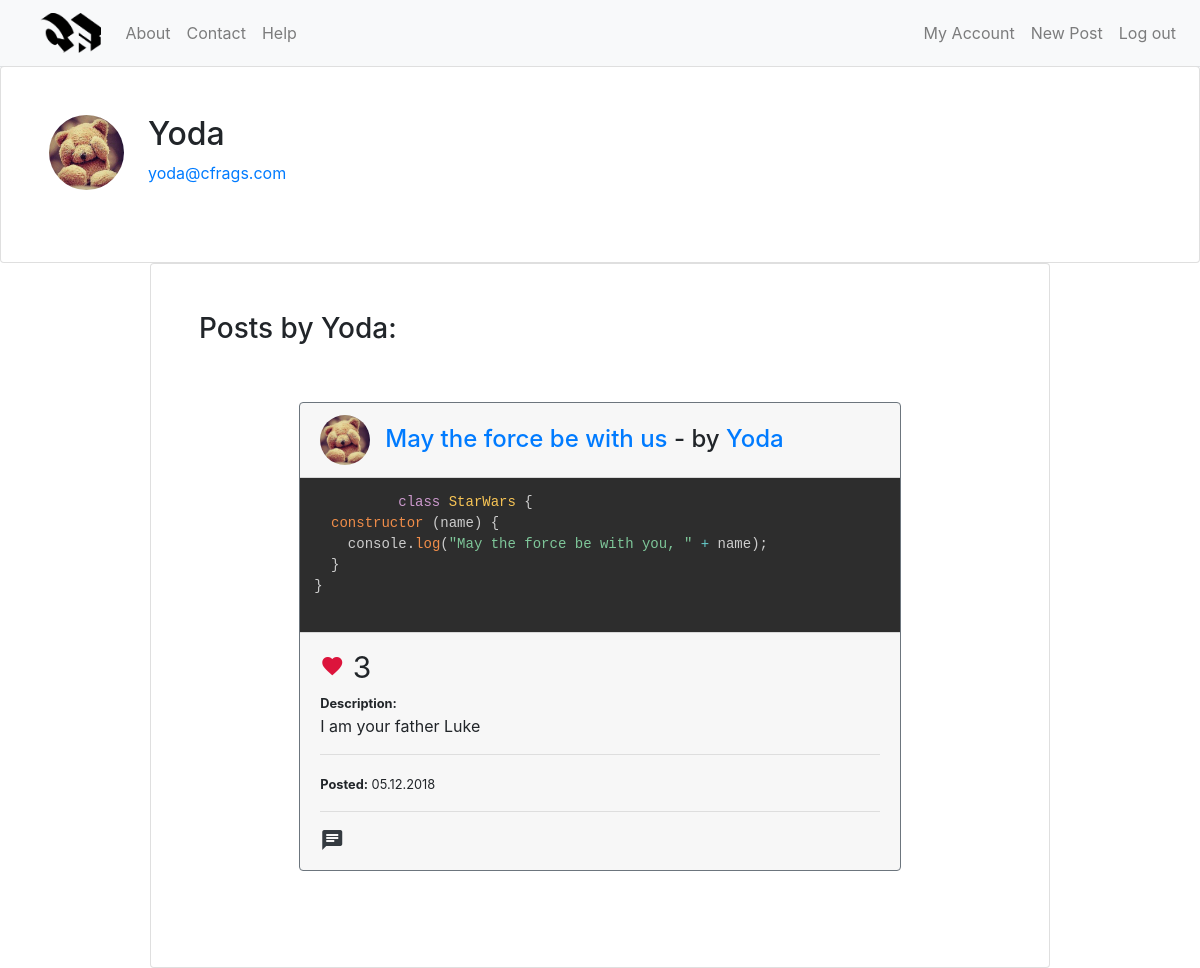
The page /user/Yoda (signed in) on the database its author committed.
### website/models.py (models this page shows, shortened)
class User(db.Model, UserMixin):
    id = db.Column(db.Integer, primary_key=True)
    username = db.Column(db.String(20), unique=True, nullable=False)
    email = db.Column(db.String(120), unique=True, nullable=False)
    image_file = db.Column(db.String(20), nullable=False, default='default.jpg')
    password = db.Column(db.String(60), nullable=False)
    posts = db.relationship('Post', backref='author', lazy=True)
    liked_comments = db.relationship('CommentLike', backref='user', lazy=True)
    liked_posts = db.relationship('PostLike', backref='user', lazy=True)

class Post(db.Model):
    id = db.Column(db.Integer, primary_key=True)
    title = db.Column(db.String(50), nullable=False)
    datetime = db.Column(db.DateTime, nullable=False, default=datetime.utcnow)
    code = db.Column(db.Text, nullable=False)
    description = db.Column(db.Text, nullable=False)
    user_id = db.Column(db.Integer, db.ForeignKey('user.id'))
    language_id = db.Column(db.Integer, db.ForeignKey('language.id'))
    user_likes = db.relationship('PostLike', backref='likes', lazy=True)
    comments = db.relationship('Comment', backref='comments')
    language = db.relationship('Language', backref='language')

### website/users/routes.py (the view)
@users.route("/user/<string:username>")
def user(username):
    user = User.query.filter_by(username=username).first_or_404()
    posts = Post.query.filter_by(author=user)\
        .order_by(Post.datetime.desc())
    return render_template('user_posts.html', posts=posts, user=user, getLikeIcon=getLikeIcon, getLikeUrl=getLikeUrl)

### website/main/routes.py (called while the page is built)
def getLikeIcon(post):
        liked = PostLike.query.filter_by(user_id=current_user.id, post_id=post.id).first()
        if liked:
            return 'favorite'
        return 'favorite_border'

def getLikeUrl(post):
    liked = PostLike.query.filter_by(user_id=current_user.id, post_id=post.id).first()
    if liked:
        return 'posts.unlike'
    return 'posts.like'

### website/models.py (called while the page is built)
@login_manager.user_loader
def load_user(user_id):
    return User.query.get(int(user_id))

### website/templates/user_posts.html
{% extends "layout.html" %}
{% block content %}
  <div class="card w-100 p-5 ml-auto mr-auto" style="margin-top: -18px;">
    <div class="media">
      <img style="height: 75px" class="rounded-circle account-img mb-4 mr-4" src="{{ url_for('static', filename='profile_pics/' + user.image_file) }}">
      <div class="media-body h-100">
        <h2 class="account-heading">{{ user.username }}</h2>
        <p class="text-secondary"><a href="mailto:user.email">{{ user.email }}</a></p>
      </div>
    </div>
  </div>
  <div class="card w-75 p-5 ml-auto mr-auto">
    <h3>Posts by {{ user.username }}:</h3>
    {% include "posts.html" %}
  </div>
{% endblock content %}

### website/templates/posts.html (shortened to what this page needs)
{% if posts %}
  {% for post in posts %}
  <div class="card w-75 ml-auto mr-auto m-5 border-secondary">
    <div class="card-header">
      <div class="w-25">
        <img style="width:50px;float:left;" class="rounded-circle account-img" src="{{ url_for('static', filename='profile_pics/' + post.author.image_file) }}" alt="">
      </div>
      <div class="felx-column">
        <h4 style="position:relative;left:15px;top:10px;"><a href="{{ url_for('posts.post', id=post.id) }}" style="text-decoration:none;">{{ post.title }}</a> - by <a alt="{{ post.author.username }}" title="{{ post.author.username }}" href="{{ url_for('users.user', username=post.author.username) }}" style="width:50px;height:50px;text-decoration:none;">{{ post.author.username }}</a></h4>
      </div>
    </div>
    <div class="card-body p-0">
        <pre class="language-{{ post.language.name }} m-0">
          <code>{{ post.code }}</code>
        </pre>
    </div>
    <div class="card-footer">
      {% if current_user.is_authenticated %}
      <a href="{{ url_for(getLikeUrl(post), id=post.id) }}"><i class="material-icons like_button">{{ getLikeIcon(post) }}</i></a><small style="font-size: 30px;"> {{ post.user_likes|length }}</small><br>
      {% endif %}
      <small><b>Description:</b></small>
      <p>{{ post.description }}</p>
      <hr>
      <small><b>Posted:</b> {{ post.datetime.strftime('%d.%m.%Y') }}</small>
      {% if current_user.is_authenticated %}
        <hr>
        <a href="{{ url_for('posts.post', id=post.id) }}"><i class="material-icons text-dark">chat</i></a><br>
      {% endif %}
    </div>
  </div>
  {% endfor %}
{% else %}
  <div class="text-center w-100">
    <h1>No posts found...</h1>
  </div>
{% endif %}

### website/static/master.css (style rules this page uses)
.like_button { color: crimson; }

### website/static/prism.css (style rules this page uses)
code[class*="language-"], pre[class*="language-"] { color: #ccc; background: none; font-family: Consolas, Monaco, 'Andale Mono', 'Ubuntu Mono', monospace; text-align: left; white-space: pre; word-spacing: normal; word-break: normal; word-wrap: normal; line-height: 1.5; -moz-tab-size: 4; -o-tab-size: 4; tab-size: 4; -webkit-hyphens: none; -moz-hyphens: none; -ms-hyphens: none; hyphens: none; }
pre[class*="language-"] { padding: 1em; margin: .5em 0; overflow: auto; }
:not(pre) > code[class*="language-"], pre[class*="language-"] { background: #2d2d2d; }

### rows shown on the page
User: image_file (picture), username "Yoda", email "yoda@cfrags.com"
Post: image_file (picture), title "May the force be with us", author.username "Yoda", user_likes|length "3", description "I am your father Luke", datetime "05.12.2018"
